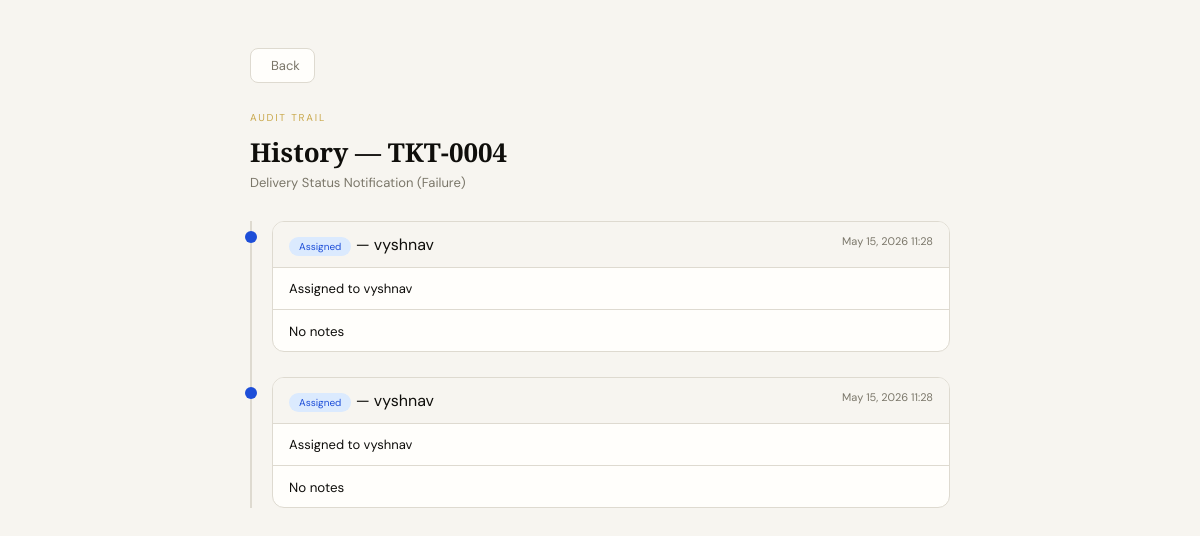
Page /ticket/4/history/ (signed in) on the committed database.
### myapp/models.py (models this page shows, shortened)
class Ticket(models.Model):
    STATUS_CHOICES = [
        ("unassigned", "Unassigned"),
        ("assigned",   "Assigned"),
        ("closed",     "Closed"),
    ]
    ticket_number = models.CharField(max_length=20, unique=True, editable=False)
    mail_id  = models.CharField(max_length=50, unique=True)
    subject = models.TextField(blank=True)
    sender = models.CharField(max_length=255, blank=True)
    date  = models.CharField(max_length=100, blank=True)
    body  = models.TextField(blank=True)
    cc    = models.TextField(blank=True, default="")
    bcc   = models.TextField(blank=True, default="")
    is_deleted= models.BooleanField(default=False)
    deleted_at = models.DateTimeField(null=True, blank=True)
    assigned_to = models.ForeignKey(Staff, null=True, blank=True, on_delete=models.SET_NULL, related_name="tickets")
    created_by  = models.ForeignKey(Staff, null=True, blank=True, on_delete=models.SET_NULL, related_name="created_tickets")
    status      = models.CharField(max_length=20, choices=STATUS_CHOICES, default="unassigned")
    created_at  = models.DateTimeField(auto_now_add=True)
    class Meta:
        ordering = ["-created_at"]

class TicketHistory(models.Model):
    ACTION_CHOICES = [
        ("assigned",   "Assigned"),
        ("reassigned", "Reassigned"),
        ("closed",     "Closed"),
        ("note",       "Note Added"),
        ("replied",    "Reply Sent"),
    ]
    ticket      = models.ForeignKey(Ticket, on_delete=models.CASCADE, related_name="history")
    staff       = models.ForeignKey(Staff, null=True, blank=True, on_delete=models.SET_NULL)
    action      = models.CharField(max_length=20, choices=ACTION_CHOICES)
    description = models.TextField(blank=True)
    created_at  = models.DateTimeField(auto_now_add=True)
    note  = models.ForeignKey('TicketNote',  null=True, blank=True, on_delete=models.SET_NULL, related_name="history_entries")
    reply = models.ForeignKey('TicketReply', null=True, blank=True, on_delete=models.SET_NULL, related_name="history_entries")

class Staff(models.Model):
    STATUS_CHOICE = [
        ('active', 'Active'),
        ('Inactive', 'Inactive'),
    ]
    name  = models.CharField(max_length=100)
    email  = models.EmailField(unique=True)
    status  = models.CharField(max_length=10, choices=STATUS_CHOICE, default='active')
    password = models.CharField(max_length=255)
    signature = models.TextField(blank=True, default='')

### myapp/views.py (the view)
# urls.py: path("ticket/<int:ticket_id>/history/", views.ticket_history, name="ticket_history"),
def ticket_history(request, ticket_id):
    admin_logged = request.session.get("token")
    staff_email = request.session.get("staff_email")
    if not admin_logged and not staff_email:
        return redirect("login")
    ticket = get_object_or_404(Ticket, id=ticket_id)
    if staff_email and not admin_logged:
        staff = get_object_or_404(Staff, email=staff_email)
        if ticket.assigned_to != staff:
            return redirect("staff_asigned_ticket")
    history = ticket.history.all().order_by("created_at")
    grouped_history = []
    current_block = None
    for h in history:
        if h.action in ["assigned", "reassigned", "closed", "reopened"]:
            current_block = {
                "event": h,
                "notes": []
            }
            grouped_history.append(current_block)
        elif h.action == "note" and current_block:
            current_block["notes"].append(h)
    return render(request, "ticket_history.html", {
        "ticket": ticket,
        "grouped_history": grouped_history
    })

### templates/ticket_history.html (shortened to what this page needs)
<!DOCTYPE html>
<html>
<head>
  <link rel="stylesheet" href="https://cdn.jsdelivr.net/npm/@tabler/icons-webfont@latest/tabler-icons.min.css">
</head>
<body>
<div class="shell">
  {% if request.session.token %}
    <a href="{% url 'email_detail' mail_id=ticket.mail_id %}" class="back">
  {% else %}
    <a href="{% url 'staff_ticket_detail' ticket.id %}" class="back">
  {% endif %}
     Back
  </a>
  <div class="eyebrow">Audit Trail</div>
  <div class="page-title">History — {{ ticket.ticket_number }}</div>
  <div class="page-sub">{{ ticket.subject }}</div>
  {% if grouped_history %}
  <div class="timeline">
    {% for block in grouped_history %}
    <div class="block">
      <div class="dot"></div>
      <div class="card">
        <div class="card-header">
          <div>
            <span class="pill">{{ block.event.get_action_display }}</span>
            {% if block.event.staff %}
              — {{ block.event.staff.name }}
            {% endif %}
          </div>
          <div class="time">
            {{ block.event.created_at|date:"M d, Y H:i" }}
          </div>
        </div>
        <div class="card-body">
          {{ block.event.description }}
        </div>
        <div class="notes">
          {% if block.notes %}
            {% for note in block.notes %}
              <div class="note">
                {{ note.description }}<br>
                <small>{{ note.created_at }}</small>
              </div>
            {% endfor %}
          {% else %}
            <small>No notes</small>
          {% endif %}
        </div>
      </div>
    </div>
    {% endfor %}
  </div>
  {% else %}
    <div class="empty">
      No history found
    </div>
  {% endif %}
</div>
</body>
</html>

### templates/ticket_history.html (style rules this page uses)
*, *::before, *::after { box-sizing: border-box; margin: 0; padding: 0; }
:root { --ink: #0f0e0b; --paper: #f7f5f0; --cream: #edeae2; --gold: #c9a84c; --gold-light: #f0dfa0; --muted: #7a7669; --card: #fffefb; --border: #dedad0; --green: #15803d; --green-light: #dcfce7; --green-border: #86efac; --blue: #1d4ed8; --blue-light: #dbeafe; --blue-border: #93c5fd; --red: #b91c1c; --red-light: #fee2e2; --red-border: #fca5a5; --purple: #7c3aed; --purple-light: #ede9fe; --purple-border: #c4b5fd; }
body { font-family: 'DM Sans', sans-serif; background: var(--paper); min-height: 100vh; color: var(--ink); padding: 48px 24px 80px; }
.shell { max-width: 700px; margin: 0 auto; }
.back { display: inline-flex; align-items: center; gap: 6px; text-decoration: none; color: var(--muted); font-size: 13px; margin-bottom: 28px; padding: 8px 14px; border: 1px solid var(--border); border-radius: 8px; background: var(--card); }
.eyebrow { font-size: 10px; letter-spacing: 0.18em; text-transform: uppercase; color: var(--gold); margin-bottom: 10px; }
.page-title { font-family: 'Playfair Display', serif; font-size: 26px; font-weight: 700; margin-bottom: 4px; }
.page-sub { font-size: 13px; color: var(--muted); margin-bottom: 30px; }
.timeline { border-left: 2px solid var(--border); padding-left: 20px; }
.block { margin-bottom: 25px; position: relative; }
.dot { width: 12px; height: 12px; border-radius: 50%; position: absolute; left: -27px; top: 10px; background: var(--blue); }
.card { background: var(--card); border: 1px solid var(--border); border-radius: 12px; overflow: hidden; }
.card-header { padding: 12px 16px; border-bottom: 1px solid var(--border); display: flex; justify-content: space-between; background: var(--paper); }
.pill { font-size: 10px; padding: 3px 10px; border-radius: 20px; background: var(--blue-light); color: var(--blue); }
.time { font-size: 11px; color: var(--muted); }
.card-body { padding: 12px 16px; font-size: 13px; }
.notes { border-top: 1px solid var(--border); padding: 10px 16px; }

### rows in the picture
Ticket: ticket_number "TKT-0004", subject "Delivery Status Notification (Failure)"
TicketHistory: event.action "Assigned", event.staff.name "vyshnav", event.created_at "May 15, 2026 11:28", event.description "Assigned to vyshnav"
TicketHistory: event.action "Assigned", event.staff.name "vyshnav", event.created_at "May 15, 2026 11:28", event.description "Assigned to vyshnav"
